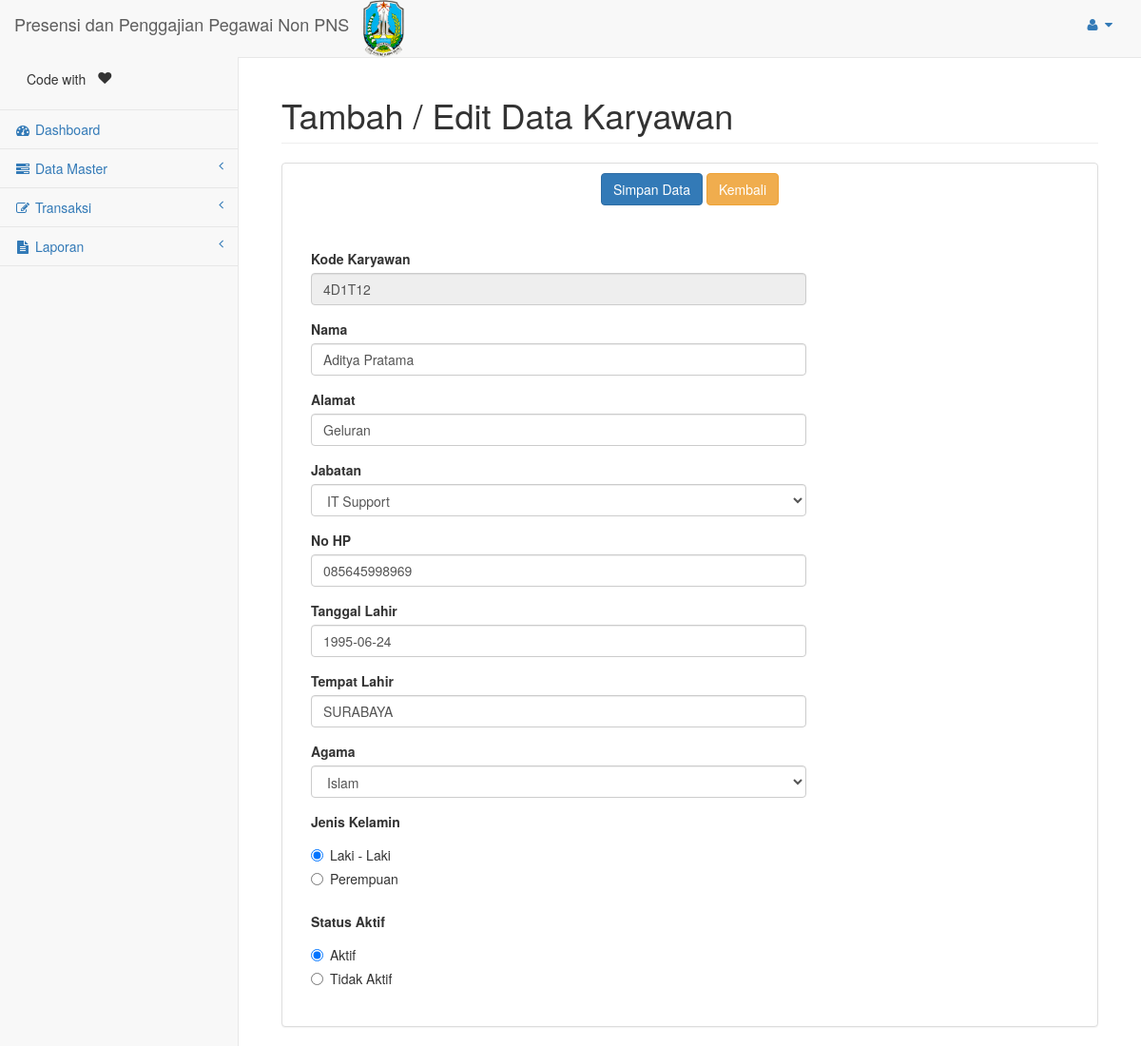
Page /page/karyawan_detail.php?id_kar=KR1 (signed in) on the committed database.
### tables this page shows
CREATE TABLE IF NOT EXISTS `karyawan` (
  `ID_KAR` varchar(12) NOT NULL,
  `ID_JABATAN` varchar(12) NOT NULL,
  `NAMA_KAR` varchar(100) DEFAULT NULL,
  `ALAMAT_KAR` varchar(150) DEFAULT NULL,
  `NO_TELP_KAR` char(12) DEFAULT NULL,
  `STS_KAR` char(1) DEFAULT NULL,
  `KODE_KAR` varchar(6) DEFAULT NULL,
  `TGL_LHR_KAR` date DEFAULT NULL,
  `AGAMA_KAR` varchar(50) DEFAULT NULL,
  `JKEL_KAR` char(1) DEFAULT NULL,
  `TL_KAR` varchar(50) DEFAULT NULL
);

### page/karyawan_detail.php (the view, shortened to what this page needs)
<?php
	include('header.php');
    $id_kar = $_REQUEST['id_kar'];
    $r_aksi = $_POST['act'];
    if (isset($r_aksi)) {
        if ($r_aksi == 'simpan') {
            $id_jabatan = StrNull($_POST['id_jabatan']);
            $nama_kar = StrNull($_POST['nama_kar']);
            $alamat_kar = StrNull($_POST['alamat_kar']);
            $kode_kar = StrNull($_POST['kode_kar']);
            $no_telp_kar = StrNull($_POST['no_telp_kar']);
            $tgl_lhr_kar = StrNull($_POST['tgl_lhr_kar']);
            $tl_kar = StrNull($_POST['tl_kar']);
            $agama_kar = StrNull($_POST['agama_kar']);
            $jkel_kar = StrNull($_POST['jkel_kar']);
            $sts_kar = IntNull($_POST['sts_kar']);
            if (empty($id_kar)) {
                $ceknomor = mysql_fetch_array(mysql_query("SELECT CAST(SUBSTRING(ID_KAR,3,LENGTH(ID_KAR)-1) AS UNSIGNED INTEGER) AS ID_KAR FROM KARYAWAN ORDER BY ID_KAR DESC "));
                $no = $ceknomor['ID_KAR']+1;
                $id_kar = "KR".$no;
                $q = "INSERT INTO karyawan(ID_KAR, ID_JABATAN, NAMA_KAR, ALAMAT_KAR, NO_TELP_KAR, STS_KAR, KODE_KAR, TGL_LHR_KAR, AGAMA_KAR, JKEL_KAR, TL_KAR) VALUES('$id_kar','$id_jabatan','$nama_kar','$alamat_kar','$no_telp_kar','$sts_kar','$kode_kar','$tgl_lhr_kar','$agama_kar','$jkel_kar','$tl_kar')";
                if (mysql_query($q)) {
                    $msg = "Sukses Tambah Data Karyawan ";
                }else{
                    $msg = "Gagal Tambah Data Karyawan ";
                }
            }else{
                $id_kar = $_POST['id_kar'];
                $q = "UPDATE karyawan
                        SET ID_JABATAN='$id_jabatan', NAMA_KAR='$nama_kar', ALAMAT_KAR='$alamat_kar', NO_TELP_KAR='$no_telp_kar', STS_KAR='$sts_kar', TGL_LHR_KAR='$tgl_lhr_kar', AGAMA_KAR='$agama_kar', JKEL_KAR='$jkel_kar', TL_KAR='$tl_kar'
                        WHERE id_kar = '$id_kar' ";
                if (mysql_query($q)) {
                    $msg = "Sukses Ubah Data Karyawan ";
                }else{
                    $msg = "Gagal Ubah Data Karyawan ";
                }
            }
        }
    }
    else if(isset($id_kar)) {
    	$q = "SELECT k.id_kar, k.nama_kar, k.alamat_kar, k.kode_kar, k.id_jabatan,
            k.sts_kar, k.no_telp_kar, k.tgl_lhr_kar, k.tl_kar, k.agama_kar, k.jkel_kar, k.sts_kar ";
    	$q.= "FROM karyawan k ";
        $q.= "WHERE id_kar = '$id_kar' ";
    	$rs = mysql_query($q);
        $row = mysql_fetch_array($rs);
    }
?>
<div class="col-lg-12">
    <h1 class="page-header">Tambah / Edit Data Karyawan</h1>
</div>
<div class="col-lg-12 ">
    <div class="panel panel-default">
        <form action="<?= $_SERVER['PHP_SELF'] ?>" method="post" id="form">
            <div class="panel-heading text-center">
                <button type="button" id="simpan" class="btn btn-primary" onclick="save()">Simpan Data</button>
                <a href="karyawan_list.php" class="btn btn-warning">Kembali</a>
                <br><br>
            </div>
            <div class="panel-body">
                <div class="form-group col-md-8">
                    <label class="control-label">Kode Karyawan</label>
                    <input name="kode_kar" id="kode_kar" class="form-control" value="<?= ($row['kode_kar']==""?kode():$row['kode_kar']) ?>" readonly>
                </div><div class="form-group col-md-8">
                    <label class="control-label">Nama</label>
                    <input name="nama_kar" id="nama_kar" class="form-control" value="<?= $row['nama_kar'] ?>" required placeholder="Wajib diisi.." o>
                </div>
                <div class="form-group col-md-8">
                    <label class="control-label">Alamat</label>
                    <input name="alamat_kar" id="alamat_kar" class="form-control" value="<?= $row['alamat_kar'] ?>" required placeholder="Wajib diisi.." >
                </div>
                <div class="form-group col-md-8">
                    <label class="control-label">Jabatan</label>
                    <select id="id_jabatan" name="id_jabatan" class="form-control" required o>
                        <?php
                            $q = "SELECT id_jabatan, nama_jabatan FROM JABATAN ";
                            $hasil = mysql_query($q);
                            while ($r = mysql_fetch_array($hasil)) {
                                if($r['id_jabatan'] == $row['id_jabatan'])
                                    echo "<option value='".$r['id_jabatan']."' selected>".$r['nama_jabatan']."</option>";
                                else
                                    echo "<option value='".$r['id_jabatan']."'>".$r['nama_jabatan']."</option>";
                            }
                        ?>
                    </select>
                </div>
                <div class="form-group col-md-8">
                    <label class="control-label">No HP</label>
                    <input name="no_telp_kar" id="no_telp_kar" class="form-control" value="<?= $row['no_telp_kar'] ?>" required placeholder="Wajib diisi.." >
                </div>
                <div class="form-group col-md-8">
                    <label class="control-label">Tanggal Lahir</label>
                    <input name="tgl_lhr_kar" id="tgl_lhr_kar" class="form-control" value="<?= $row['tgl_lhr_kar'] ?>">
                </div>
                <div class="form-group col-md-8">
                    <label class="control-label">Tempat Lahir</label>
                    <input name="tl_kar" id="tl_kar" class="form-control" value="<?= $row['tl_kar'] ?>">
                </div>
                <div class="form-group col-md-8">
                    <label class="control-label">Agama</label>
                    <select class="form-control" name="agama_kar">
                    <?php
                        $agama = array('Islam','Kristen','Katolik','Hindu','Budha','Lain-Lain');
                        foreach ($agama as $key) {
                            if($key == $row['agama_kar'])
                                echo "<option value='".$key."' selected>".$key."</option>";
                            else
                                echo "<option value='".$key."'>".$key."</option>";
                        }
                    ?>
                    </select>
                </div>
                <div class="form-group col-md-8">
                    <label class="control-label">Jenis Kelamin</label>
                    <div class="input-group">
                        <div class="radio">
                          <label>
                            <input type="radio" name="jkel_kar" id="jkel_kar" value="l" <?php if($row['jkel_kar']=='l'){echo 'checked';}else{echo '';} ?> >
                            Laki - Laki
                          </label>
                        </div>
                        <div class="radio">
                          <label>
                            <input type="radio" name="jkel_kar" id="jkel_kar" value="p" <?php if($row['jkel_kar']=='p'){echo 'checked';}else{echo '';} ?> >
                            Perempuan
                          </label>
                        </div>
                    </div>
                </div>
                <div class="form-group col-md-8">
                    <label class="control-label">Status Aktif</label>
                    <div class="input-group">
                        <div class="radio">
                          <label>
                            <input type="radio" name="sts_kar" id="sts_kar" value="1" <?php if(empty($row['sts_kar'])){echo 'checked';} if($row['sts_kar']=='1'){echo 'checked';}else{echo '';} ?> >
                            Aktif
                          </label>
                        </div>
                        <div class="radio">
                          <label>
                            <input type="radio" name="sts_kar" id="sts_kar" value="0" <?php if($row['sts_kar']=='0'){echo 'checked';}else{echo '';} ?> >
                            Tidak Aktif
                          </label>
                        </div>
                    </div>
                </div>
            </div>
        </form>
    </div>
</div>
<?php include('footer.php') ?>

### rows in the picture
karyawan: kode_kar "4D1T12", nama_kar "Aditya Pratama", alamat_kar "Geluran", no_telp_kar "085645998969", tgl_lhr_kar "1995-06-24", tl_kar "SURABAYA", agama_kar "Islam", JKEL_KAR "☑ Laki - Laki", JKEL_KAR "☐ Perempuan", STS_KAR "☑ Aktif", STS_KAR "☐ Tidak Aktif"

### other values in the picture
form field id_jabatan "IT Support"
